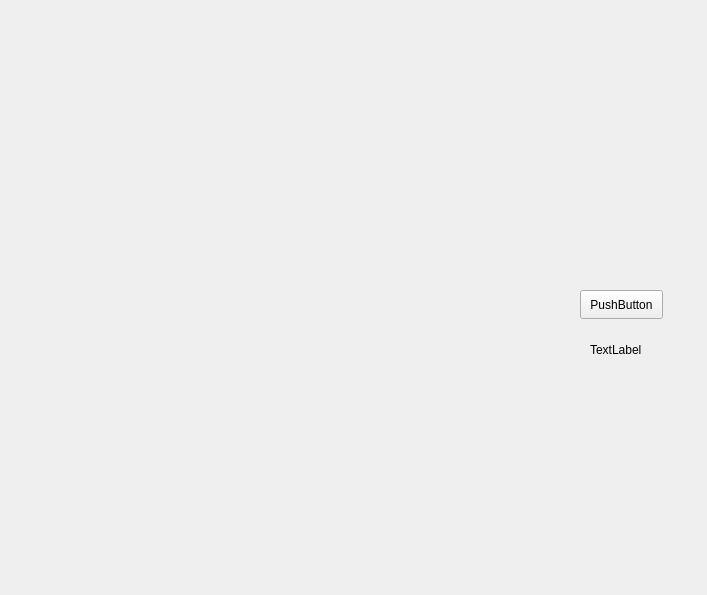
<?xml version="1.0" encoding="UTF-8"?>
<ui version="4.0">
 <class>Widget</class>
 <widget class="QWidget" name="Widget">
  <property name="geometry">
   <rect>
    <x>0</x>
    <y>0</y>
    <width>707</width>
    <height>595</height>
   </rect>
  </property>
  <property name="windowTitle">
   <string>Widget</string>
  </property>
  <widget class="QPushButton" name="pushButton">
   <property name="geometry">
    <rect>
     <x>580</x>
     <y>290</y>
     <width>83</width>
     <height>29</height>
    </rect>
   </property>
   <property name="text">
    <string>PushButton</string>
   </property>
  </widget>
  <widget class="QLabel" name="solveLabel">
   <property name="geometry">
    <rect>
     <x>590</x>
     <y>340</y>
     <width>63</width>
     <height>20</height>
    </rect>
   </property>
   <property name="text">
    <string>TextLabel</string>
   </property>
  </widget>
 </widget>
 <resources/>
 <connections/>
</ui>
